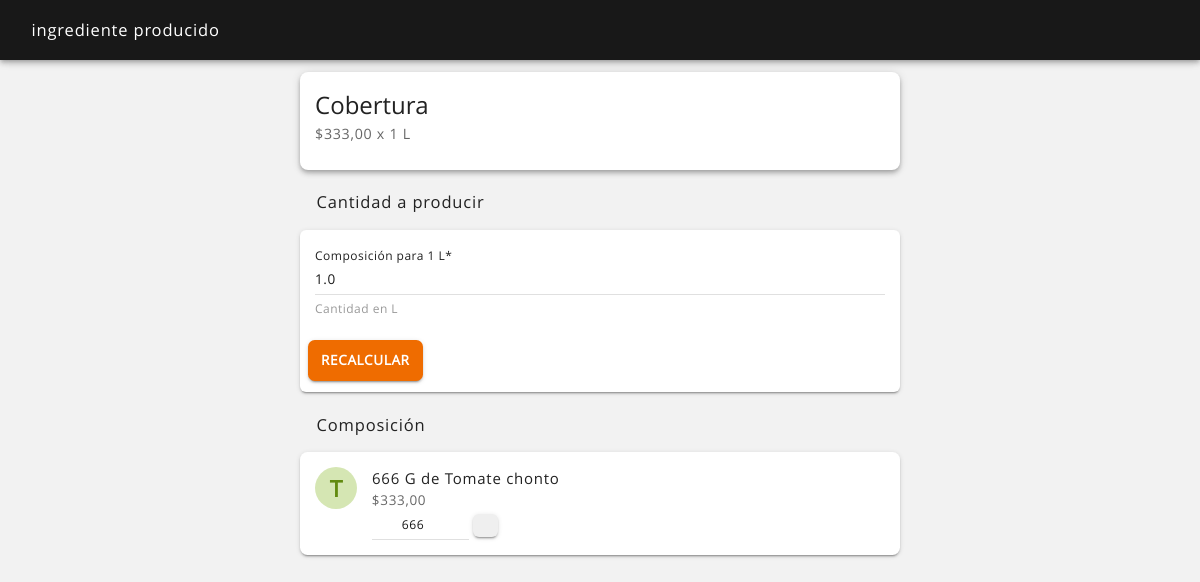
The page /producciones_ingredientes_producidos_detalle.php?ingrediente_producido_id=10 (signed in) on the database as committed earlier.
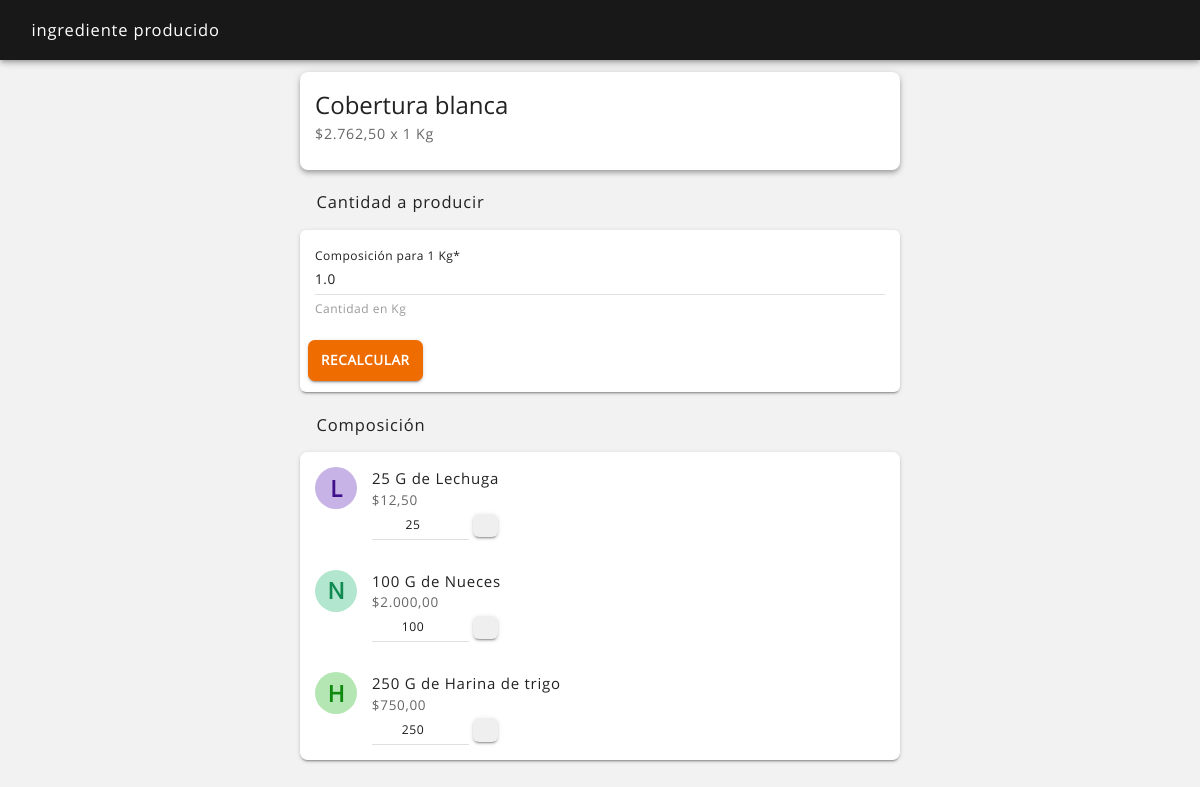
The same page on the database as committed later.
### tables this page shows
CREATE TABLE `ingrediente` (
  `ingrediente_id` int(11) NOT NULL,
  `fecha_alta` datetime NOT NULL,
  `fecha_mod` datetime NOT NULL,
  `fecha_baja` datetime NOT NULL,
  `usuario_alta` int(11) NOT NULL,
  `usuario_mod` int(11) NOT NULL,
  `usuario_baja` int(11) NOT NULL,
  `estado` text NOT NULL,
  `ingrediente` text NOT NULL,
  `tipo` text NOT NULL,
  `unidad_minima` text NOT NULL,
  `unidad_compra` text NOT NULL,
  `costo_unidad_minima` text NOT NULL,
  `costo_unidad_compra` text NOT NULL,
  `cantidad_unidad_compra` text NOT NULL,
  `proveedor_id` int(11) NOT NULL,
  `productor_id` text NOT NULL
);

CREATE TABLE `ingrediente_producido_composicion` (
  `ingrediente_producido_composicion_id` int(11) NOT NULL,
  `fecha_alta` datetime NOT NULL,
  `fecha_mod` datetime NOT NULL,
  `fecha_baja` datetime NOT NULL,
  `usuario_alta` int(11) NOT NULL,
  `usuario_mod` int(11) NOT NULL,
  `usuario_baja` int(11) NOT NULL,
  `estado` text NOT NULL,
  `cantidad` text NOT NULL,
  `ingrediente_producido_id` int(11) NOT NULL,
  `ingrediente_id` int(11) NOT NULL
);

### sis/avatar_color.php (called while the page is built)
<?php
$pla = ord(strtolower($avatar_nombre[0]));
$ula = ord(substr($avatar_nombre, -1));
$lca = strlen($avatar_nombre);
$sca = $pla + $ula + $lca + $avatar_id;
$sca = $sca << 5;
$ab_hue = $sca;
$ab_sat = "50%";
$ab_lig = "80%";
$at_hue = $sca;
$at_sat = "80%";
$at_lig = "30%";
?>

### producciones_ingredientes_producidos_detalle.php (the view, shortened to what this page needs)
<?php
include ("sis/nombre_sesion.php");
?>
<?php
if(isset($_POST['ingrediente_producido_id'])) $ingrediente_producido_id = $_POST['ingrediente_producido_id']; elseif(isset($_GET['ingrediente_producido_id'])) $ingrediente_producido_id = $_GET['ingrediente_producido_id']; else $ingrediente_producido_id = null;
if(isset($_POST['body_snack'])) $body_snack = $_POST['body_snack']; elseif(isset($_GET['body_snack'])) $body_snack = $_GET['body_snack']; else $body_snack = null;
if(isset($_POST['proporcion'])) $proporcion = $_POST['proporcion']; elseif(isset($_GET['proporcion'])) $proporcion = $_GET['proporcion']; else $proporcion = 1;
?>
<!DOCTYPE html>
<html lang="es">
<head>
    <?php
    include ("partes/head.php");
    ?>
</head>
<body <?php echo $body_snack; ?>>
<header class="rdm-toolbar--contenedor">
    <div class="rdm-toolbar--fila">
        <div class="rdm-toolbar--izquierda">
            <h2 class="rdm-toolbar--titulo">ingrediente producido</h2>
        </div>
    </div>
</header>
<main class="rdm--contenedor-toolbar">
    <?php
    $consulta = $conexion->query("SELECT * FROM ingrediente WHERE ingrediente_id = '$ingrediente_producido_id'");
    if ($consulta->num_rows == 0)
    {
        ?>
        <div class="rdm-vacio--caja">
            <i class="zmdi zmdi-alert-circle-o zmdi-hc-4x"></i>
            <p class="rdm-tipografia--subtitulo1">Este ingrediente ya no existe</p>
        </div>
        <?php
    }
    else
    {
        while ($fila = $consulta->fetch_assoc())
        {
            $ingrediente_producido_id = $fila['ingrediente_id'];
            $ingrediente = $fila['ingrediente'];
            $unidad_minima = $fila['unidad_minima'];
            $unidad_compra = $fila['unidad_compra'];
            $costo_unidad_minima = $fila['costo_unidad_minima'];
            $cantidad_unidad_compra = $fila['cantidad_unidad_compra'];
            $cantidad_unidad_compra = $cantidad_unidad_compra * $proporcion;
            $consulta_costo = $conexion->query("SELECT * FROM ingrediente_producido_composicion WHERE ingrediente_producido_id = '$ingrediente_producido_id' ORDER BY fecha_alta DESC");
            if ($consulta_costo->num_rows != 0)
            {
                $composicion_costo = 0;
                while ($fila = $consulta_costo->fetch_assoc())
                {
                    $cantidad = $fila['cantidad'];
                    $ingrediente_id = $fila['ingrediente_id'];
                    $consulta2 = $conexion->query("SELECT * FROM ingrediente WHERE ingrediente_id = $ingrediente_id");
                    if ($filas2 = $consulta2->fetch_assoc())
                    {
                        $costo_unidad_minima_c = $filas2['costo_unidad_minima'];
                    }
                    else
                    {
                        $unidad_minima_c = "unid";
                        $costo_unidad_minima_c = 0;
                    }
                    $ingrediente_costo = $costo_unidad_minima_c * $cantidad;
                    $composicion_costo = $composicion_costo + $ingrediente_costo;
                }
                $costo_valor = $composicion_costo * $proporcion;
            }
            else
            {
                $costo_valor = 0;
            }
            ?>
            <section class="rdm-tarjeta">
                <div class="rdm-tarjeta--primario-largo">
                    <h1 class="rdm-tarjeta--titulo-largo"><?php echo ucfirst($ingrediente) ?></h1>
                    <h2 class="rdm-tarjeta--subtitulo-largo">$<?php echo number_format($costo_valor, 2, ",", "."); ?> x <?php echo ($cantidad_unidad_compra); ?> <?php echo ucfirst($unidad_compra); ?></h2>
                </div>
                <div class="rdm-tarjeta--cuerpo">
                </div>
            </section>
            <?php
        }
    }
    ?>
    <h2 class="rdm-lista--titulo-largo">Cantidad a producir</h2>
    <form action="<?php echo $_SERVER['PHP_SELF']; ?>" method="post" enctype="multipart/form-data">
        <section class="rdm-formulario">
            <p class="rdm-formularios--label"><label for="cantidad_nueva">Composición para <?php echo ($cantidad_unidad_compra); ?> <?php echo ucfirst($unidad_compra); ?>*</label></p>
            <p><input type="text" id="cantidad_nueva" name="cantidad_nueva" value="<?php echo number_format($cantidad_unidad_compra, 1, '.', '.'); ?>" required /></p>
            <p class="rdm-formularios--ayuda">Cantidad en <?php echo ucfirst($unidad_compra); ?></p>
            <p class="rdm-formularios--submit">
                <button class="rdm-boton--resaltado" type="submit" name="calcular_proporcion" value="si">Recalcular</button>
            </p>
        </section>
    </form>
    <?php
    $consulta = $conexion->query("SELECT * FROM ingrediente_producido_composicion WHERE ingrediente_producido_id = '$ingrediente_producido_id' and estado = 'activo' ORDER BY fecha_alta DESC");
    if ($consulta->num_rows == 0)
    {
        ?>
        <h2 class="rdm-lista--titulo-largo">Composición</h2>
        <section class="rdm-lista">
            <article class="rdm-lista--item-doble">
                <div class="rdm-lista--izquierda">
                    <div class="rdm-lista--contenedor">
                        <div class="rdm-lista--avatar"><div class="rdm-lista--icono"><i class="zmdi zmdi-info zmdi-hc-2x"></i></div></div>
                    </div>
                    <div class="rdm-lista--contenedor">
                        <h2 class="rdm-lista--titulo">Vacio</h2>
                        <h2 class="rdm-lista--texto-secundario">La composición son los ingredientes o ingredientes de los cuales está hecho un ingrediente_producido o servicio. Estos ingredientes o ingredientes se descontarán del inventario según la cantidad que se haya indicado</h2>
                    </div>
                </div>
            </article>
            <div class="rdm-tarjeta--separador"></div>
            <div class="rdm-tarjeta--acciones-izquierda">
                <a href="ingredientes_producidos_composicion.php?ingrediente_producido_id=<?php echo "$ingrediente_producido_id"; ?>"><button class="rdm-boton--plano-resaltado">Editar</button></a>
            </div>
        </section>
        <?php
    }
    else
    {   ?>
        <a id="composicion">
        <h2 class="rdm-lista--titulo-largo">Composición</h2>
        <section class="rdm-lista">
        <?php
        while ($fila = $consulta->fetch_assoc())
        {
            $cantidad = $fila['cantidad'];
            $ingrediente_id = $fila['ingrediente_id'];
            $consulta2 = $conexion->query("SELECT * FROM ingrediente WHERE ingrediente_id = $ingrediente_id");
            if ($filas2 = $consulta2->fetch_assoc())
            {
                $ingrediente = $filas2['ingrediente'];
                $unidad_minima = $filas2['unidad_minima'];
                $costo_unidad_minima = $filas2['costo_unidad_minima'];
                $avatar_id = $ingrediente_producido_id;
                $avatar_nombre = "$ingrediente";
                include ("sis/avatar_color.php");
                $imagen = '<div class="rdm-lista--avatar-color" style="background-color: hsl('.$ab_hue.', '.$ab_sat.', '.$ab_lig.'); color: hsl('.$at_hue.', '.$at_sat.', '.$at_lig.');"><span class="rdm-lista--avatar-texto">'.strtoupper(substr($avatar_nombre, 0, 1)).'</span></div>';
            }
            else
            {
                $ingrediente = "No se ha asignado un ingrediente";
                $unidad_minima = "";
                $costo_unidad_minima = 0;
            }
            $cantidad = $cantidad * $proporcion;
            $producto_costo = $costo_unidad_minima * $cantidad;
            ?>
            <article class="rdm-lista--item-doble">
                <div class="rdm-lista--izquierda">
                    <div class="rdm-lista--contenedor">
                        <?php echo "$imagen"; ?>
                    </div>
                    <div class="rdm-lista--contenedor">
                        <h2 class="rdm-lista--titulo"><?php echo ($cantidad); ?> <?php echo ucfirst($unidad_minima); ?> de <?php echo ucfirst($ingrediente); ?></h2>
                        <h2 class="rdm-lista--texto-secundario">$<?php echo number_format($producto_costo, 2, ",", "."); ?></h2>
                        <form action="<?php echo $_SERVER['PHP_SELF']; ?>" method="post" enctype="multipart/form-data">
                            <h2 class="rdm-lista--texto-secundario">
                                <input class="rdm-formularios--input-cantidad" type="number" name="cantidad_nueva" placeholder="¿Cuánto?" step="any" value="<?php echo ($cantidad); ?>" required />
                                <button type="submit" class="rdm-boton--cantidad" name="calcular_proporcion" value="si"><i class="zmdi zmdi-check"></i></button>
                            </h2>
                        </form>
                    </div>
                </div>
            </article>
        <?php
        }
        ?>
        </section>
    <?php
    }
    ?>
</main>
</body>
</html>

### partes/head.php (shortened to what this page needs)
<link rel="stylesheet" href="css/normalize.css" />
<link rel="stylesheet" href="css/estilos.css">

### css/estilos.css (style rules this page uses)
body { background-color: rgba(0, 0, 0, 0.05); color: #222; font-family: Product Sans; font-size: 15px; font-weight: 300; margin: 0; }
a { color: inherit; text-decoration: none; outline: none; }
.rdm--contenedor-toolbar, .rdm--contenedor-toolbar-tabs { box-sizing: border-box; margin: 0 auto; max-width: 600px; width: 95%; margin-top: 4.5rem; }
.rdm--contenedor-toolbar, .rdm--contenedor-zona { box-sizing: border-box; margin: 0 auto; max-width: 600px; width: 95%; margin-top: 4.5rem; }

### css/toolbar.css (style rules this page uses)
.rdm-toolbar--contenedor { box-shadow: 0 2px 4px -1px rgba(0,0,0,.2), 0 4px 5px 0 rgba(0,0,0,.14), 0 1px 10px 0 rgba(0,0,0,.12); box-sizing: border-box; color: #fff; left: 0; position: fixed; top: 0; width: 100%; z-index: 1; }
.rdm-toolbar--fila, .rdm-toolbar--fila-tab { background-color: rgba(0,0,0,0.9); align-items: center; display: flex; justify-content: space-between; padding: 1em; height: 2em; }
.rdm-toolbar--izquierda, .rdm-toolbar--centro, .rdm-toolbar--derecha { display: flex; align-items: center; }
.rdm-toolbar--titulo, .rdm-toolbar--titulo-centro, .rdm-toolbar--texto-secundario { font-size: 1.1em; font-weight: 500; letter-spacing: 0.05em; line-height: 1.5em; margin: 0 0 0 1em; max-width: 240px; white-space: nowrap; overflow: hidden; text-overflow: ellipsis; }

### css/botones.css (style rules this page uses)
button { border-radius: 0.5em; border: none; box-shadow: 0 3px 1px -2px rgba(0,0,0,.2), 0 2px 2px 0 rgba(0,0,0,.14), 0 1px 5px 0 rgba(0,0,0,.12); box-sizing: border-box; color: #fff; display: inline-block; font-family: Product Sans; font-size: 0.9em; font-weight: 600; letter-spacing: 0.05em; outline: none; padding: 1em 1em 0.9em 1em; text-align: center; text-decoration: none; text-transform: uppercase; transition: all 0.3s ease; vertical-align: middle; cursor: pointer; }
.rdm-boton--resaltado { background-color: #EF6C00; color: rgba(255, 255, 255, 1); }

### css/listas.css (style rules this page uses)
.rdm-lista, .rdm-lista-sencillo, .rdm-lista-amplio, .rdm-lista-amplia, .rdm-lista--porcentaje { background-color: #fff; box-shadow: 0px 3px 1px -2px rgba(0, 0, 0, 0.2), 0px 2px 2px 0px rgba(0, 0, 0, 0.14), 0px 1px 5px 0px rgba(0, 0, 0, 0.12); box-sizing: border-box; margin: 0 auto; margin-bottom: 1em; width: 100%; border-radius: 0.5em; }
.rdm-lista--titulo-largo { font-size: 1.1em; font-weight: 400; letter-spacing: 0.05em; padding: 0.5em 1em 0.25em 1em; }
.rdm-lista--item-doble { align-items: flex-start; display: flex; justify-content: space-between; padding: 1em; }
.rdm-lista--izquierda, .rdm-lista--izquierda-sencillo, .rdm-lista--derecha { display: flex; }
.rdm-lista--contenedor { display: inline-block; }
.rdm-lista--avatar-color { align-items: center; border-radius: 50%; box-sizing: border-box; color: rgba(255,255,255,1); display: inline-flex; font-size: 1em; justify-content: center; line-height: normal; text-align: center; font-weight: bold; height: 2.8em; width: 2.8em; padding: 0em; }
.rdm-lista--avatar-texto { font-size: 1.5em; }
.rdm-lista--titulo, .rdm-lista--texto-secundario, .rdm-lista--texto-valor, .rdm-lista--titulo-amplio, .rdm-lista--mensaje, .rdm-lista--texto-secundario-porcentaje, .rdm-lista--texto-valor-porcentaje, .rdm-lista--texto-porcentaje, .rdm-lista--titulo-porcentaje, .rdm-lista--texto-unidad { font-size: 1em; font-weight: 400; letter-spacing: 0.05em; line-height: 1.5em; margin: 0 0 0 1em; }
.rdm-lista--texto-secundario { color: rgba(0, 0, 0, 0.6); line-height: 1.5em; font-size: 0.9em; margin: 0 0 0 1.1em; }

Rows that differ between the two databases and show on the page:
removed ingrediente_producido_composicion: ingrediente.ingrediente "T", cantidad "666", ingrediente.unidad_minima "G", ingrediente.ingrediente "Tomate chonto", ingrediente.costo_unidad_minima "333,00", cantidad_nueva "666"
changed ingrediente: ingrediente "Cobertura" → "Cobertura blanca"; costo_valor "333,00" → "2.762,50"; unidad_compra "L" → "Kg"
added ingrediente_producido_composicion: ingrediente.ingrediente "L", cantidad "25", ingrediente.unidad_minima "G", ingrediente.ingrediente "Lechuga", ingrediente.costo_unidad_minima "12,50", cantidad_nueva "25"
added ingrediente_producido_composicion: ingrediente.ingrediente "N", cantidad "100", ingrediente.unidad_minima "G", ingrediente.ingrediente "Nueces", ingrediente.costo_unidad_minima "2.000,00", cantidad_nueva "100"
added ingrediente_producido_composicion: ingrediente.ingrediente "H", cantidad "250", ingrediente.unidad_minima "G", ingrediente.ingrediente "Harina de trigo", ingrediente.costo_unidad_minima "750,00", cantidad_nueva "250"
